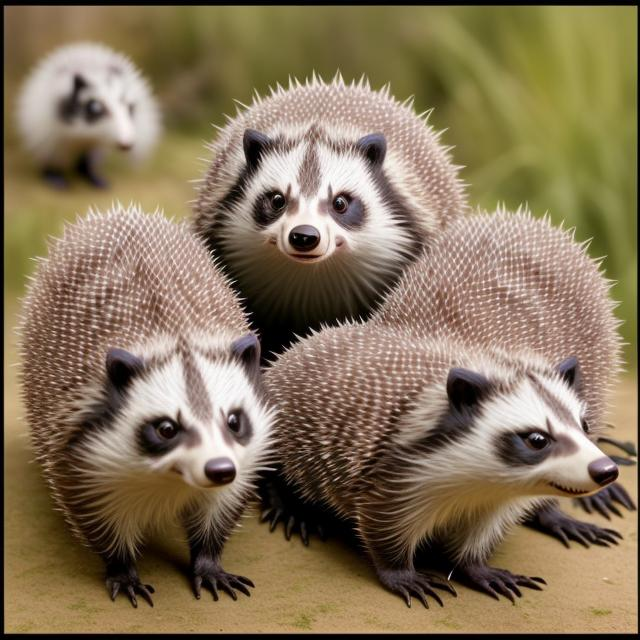
#> input picture Imgs/Barsuki.jpg, 640 x 640 px
$ jupyter execute --allow-errors Task.ipynb
#> lines starting #> are read from the running program, lines starting #| are printed output that depends on the picture; after the words box and inside, x2 and y2 are one past the last pixel; in counts of white or black regions, pixels touching at a corner belong together
# 3.1. Геометрические характеристики бинарных изображений

###  Вычислить площадь s, периметр р, ширину w, высоту h, отношение ширины к высоте w/h, отношение площади изображения к площади описывающего прямоугольника s/(wh), эквивалентный диаметр, центр масс, моменты бинарного изображения.

[cell 1]
import cv2
import numpy as np
from matplotlib import pyplot as plt

[cell 2]
img = cv2.imread('Imgs/Barsuki.jpg',0)
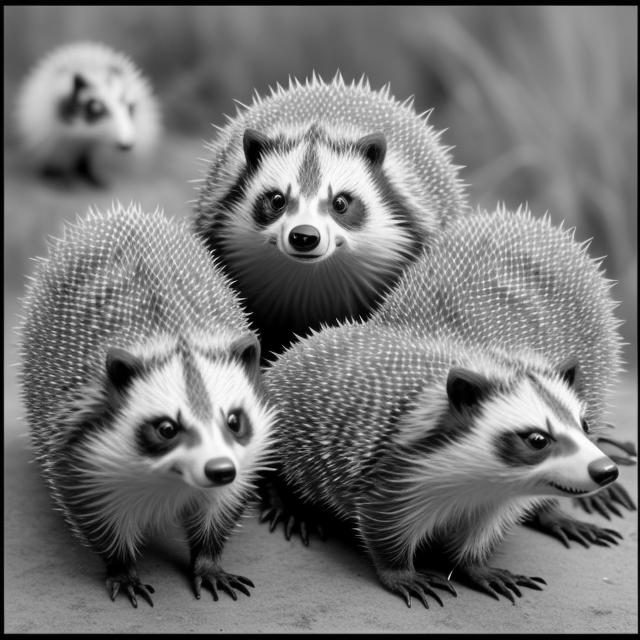
#> img: shape (640, 640); min 0, max 255, mean 118.2
img_cntrs = cv2.imread('Imgs/Barsuki.jpg',1)
#> img_cntrs is the input picture: shape (640, 640, 3); mean B, G, R 89, 116, 133.8
imag = cv2.imread('Imgs/Barsuki.jpg',0)

Получим контур и топологическую структуру изображения:
Контур (первое возвращаемое значение) – это список, в котором хранятся все контуры изображения. Каждый контур представляет собой массив numpy, содержащий координаты точек границы объекта (x, y)
Топологической структурой (иерархия) – называется связь одного контура с другим, при помощи иерархии можно определить является ли контур дочерним или родительским по отношению к другому, если это необходимо

[cell 3]
ret,thresh = cv2.threshold(img,0,255,0)
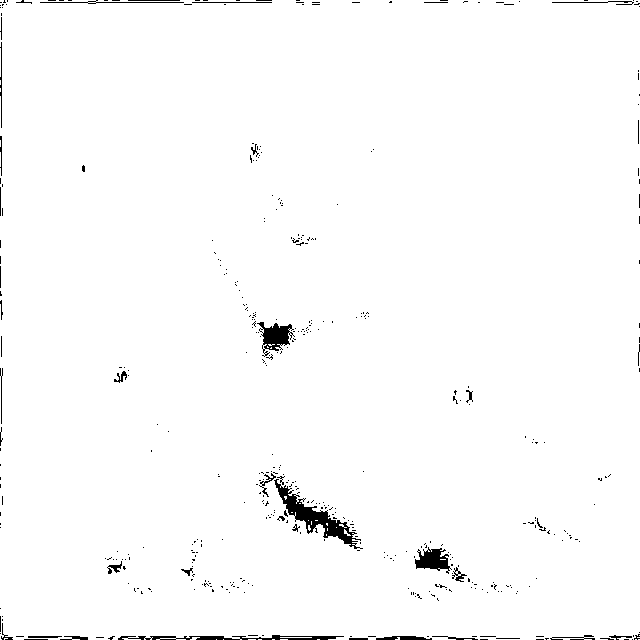
#> thresh: shape (640, 640); 98.5% white; 440 black regions (399 under 20 px), largest, box (x1, y1, x2, y2) and area: (274, 479, 363, 549) 1378, (257, 322, 295, 357) 618, (118, 635, 344, 640) 603
#> (the rest of this cell did not finish here and is left out)

$ run again, with Imgs/Soft_Engin.jpg copied over Imgs/Barsuki.jpg
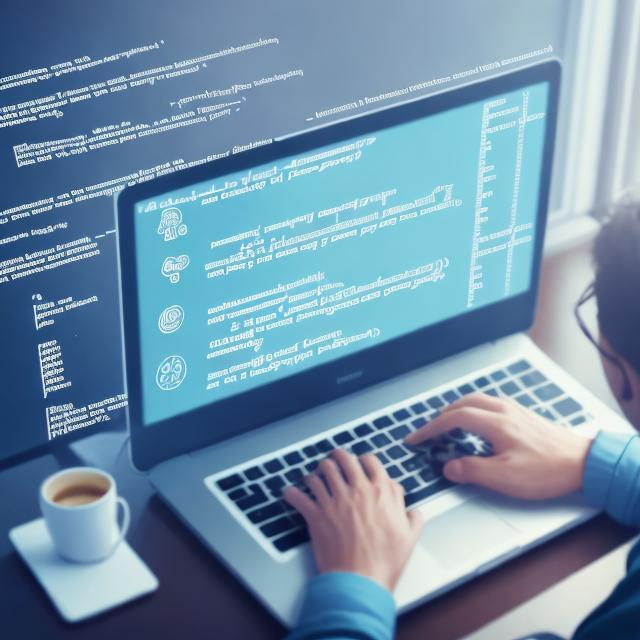
#> input picture Imgs/Soft_Engin.jpg, 640 x 640 px
#> `img = cv2.imread('Imgs/Barsuki.jpg',0)`:
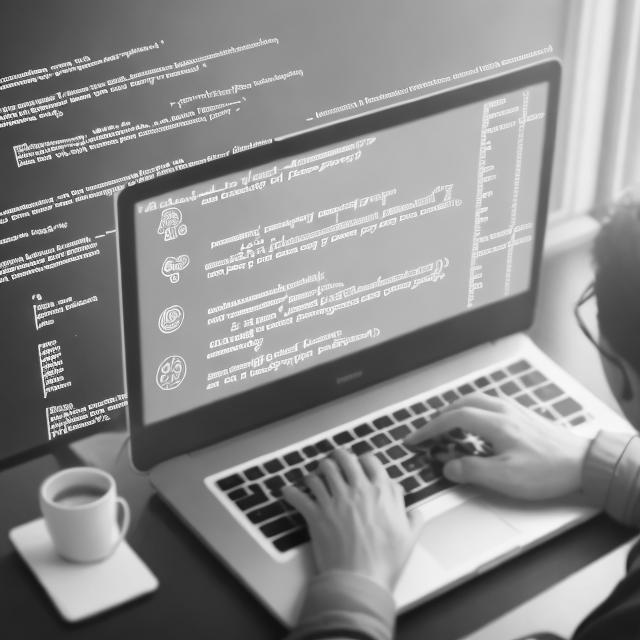
#> img: shape (640, 640); min 9, max 255, mean 138.4
#> img_cntrs is the input picture: shape (640, 640, 3); mean B, G, R 168.8, 145, 113.9
#> thresh: shape (640, 640); every value is 255
